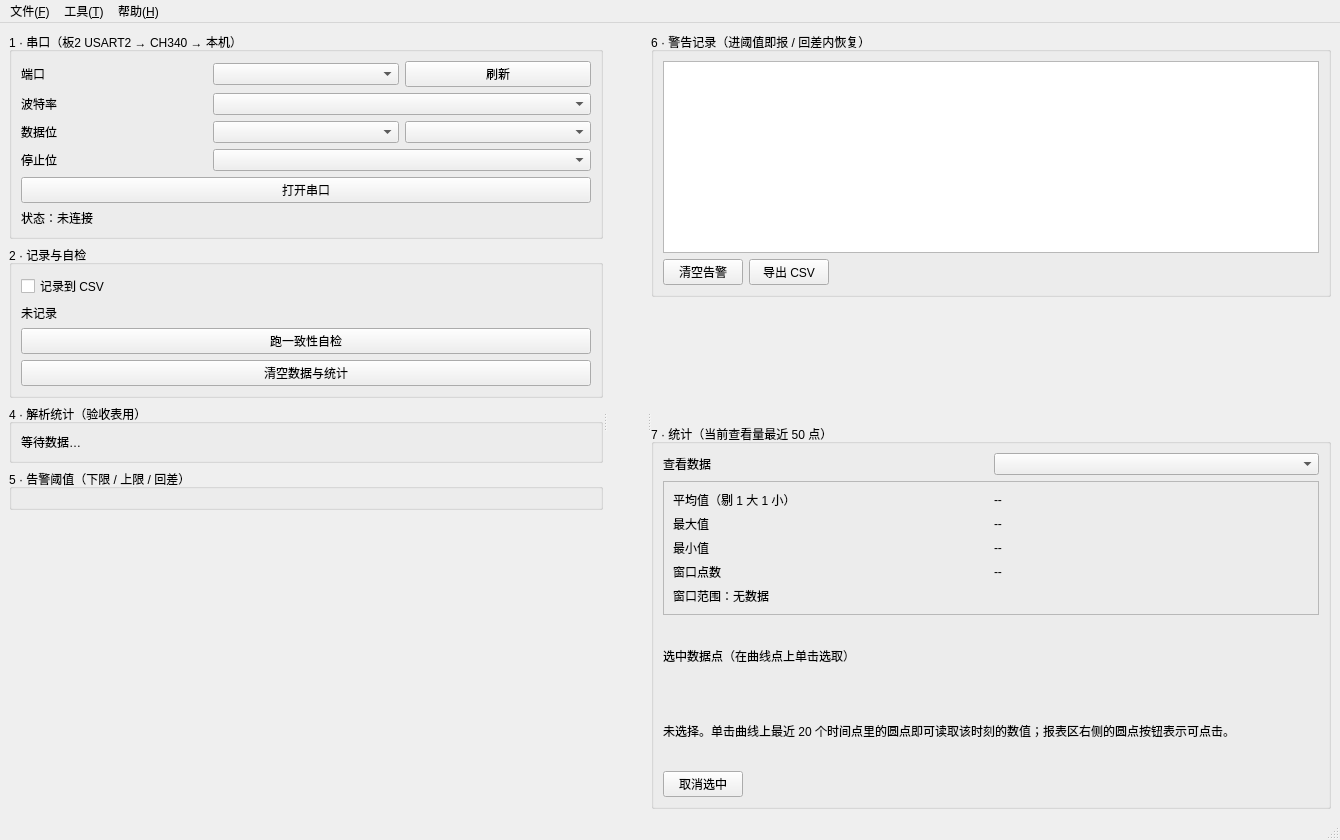
<?xml version="1.0" encoding="UTF-8"?>
<ui version="4.0">
 <class>MainWindow</class>
 <widget class="QMainWindow" name="MainWindow">
  <property name="geometry">
   <rect>
    <x>0</x>
    <y>0</y>
    <width>1340</width>
    <height>840</height>
   </rect>
  </property>
  <property name="windowTitle">
   <string>环境监护系统 · 上位机（板1 → LoRa → 板2 → 串口 → 本机）</string>
  </property>
  <widget class="QWidget" name="centralwidget">
   <layout class="QHBoxLayout" name="horizontalLayoutMain">
    <item>
     <widget class="QSplitter" name="splitter">
      <property name="orientation">
       <enum>Qt::Orientation::Horizontal</enum>
      </property>
      <widget class="QWidget" name="leftPanel">
       <property name="minimumSize">
        <size>
         <width>300</width>
         <height>0</height>
        </size>
       </property>
       <layout class="QVBoxLayout" name="verticalLayoutLeft">
        <item>
         <widget class="QGroupBox" name="serialBox">
          <property name="title">
           <string>1 · 串口（板2 USART2 → CH340 → 本机）</string>
          </property>
          <layout class="QGridLayout" name="gridSerial">
           <item row="0" column="0">
            <widget class="QLabel" name="lblPort">
             <property name="text">
              <string>端口</string>
             </property>
            </widget>
           </item>
           <item row="0" column="1">
            <widget class="QComboBox" name="comboPort"/>
           </item>
           <item row="0" column="2">
            <widget class="QPushButton" name="btnRefreshPorts">
             <property name="text">
              <string>刷新</string>
             </property>
            </widget>
           </item>
           <item row="1" column="0">
            <widget class="QLabel" name="lblBaud">
             <property name="text">
              <string>波特率</string>
             </property>
            </widget>
           </item>
           <item row="1" column="1" colspan="2">
            <widget class="QComboBox" name="comboBaud"/>
           </item>
           <item row="2" column="0">
            <widget class="QLabel" name="lblDataBits">
             <property name="text">
              <string>数据位</string>
             </property>
            </widget>
           </item>
           <item row="2" column="1">
            <widget class="QComboBox" name="comboDataBits"/>
           </item>
           <item row="2" column="2">
            <widget class="QComboBox" name="comboParity"/>
           </item>
           <item row="3" column="0">
            <widget class="QLabel" name="lblStopBits">
             <property name="text">
              <string>停止位</string>
             </property>
            </widget>
           </item>
           <item row="3" column="1" colspan="2">
            <widget class="QComboBox" name="comboStopBits"/>
           </item>
           <item row="4" column="0" colspan="3">
            <widget class="QPushButton" name="btnOpenPort">
             <property name="text">
              <string>打开串口</string>
             </property>
            </widget>
           </item>
           <item row="5" column="0" colspan="3">
            <widget class="QLabel" name="lblSerialState">
             <property name="text">
              <string>状态：未连接</string>
             </property>
            </widget>
           </item>
          </layout>
         </widget>
        </item>
        <item>
         <widget class="QGroupBox" name="recordBox">
          <property name="title">
           <string>2 · 记录与自检</string>
          </property>
          <layout class="QVBoxLayout" name="verticalLayoutRecord">
           <item>
            <widget class="QCheckBox" name="chkCsv">
             <property name="text">
              <string>记录到 CSV</string>
             </property>
            </widget>
           </item>
           <item>
            <widget class="QLabel" name="lblCsvInfo">
             <property name="text">
              <string>未记录</string>
             </property>
             <property name="wordWrap">
              <bool>true</bool>
             </property>
            </widget>
           </item>
           <item>
            <widget class="QPushButton" name="btnSelfTest">
             <property name="text">
              <string>跑一致性自检</string>
             </property>
            </widget>
           </item>
           <item>
            <widget class="QPushButton" name="btnClearData">
             <property name="text">
              <string>清空数据与统计</string>
             </property>
            </widget>
           </item>
          </layout>
         </widget>
        </item>
        <item>
         <widget class="QGroupBox" name="statsBox">
          <property name="title">
           <string>4 · 解析统计（验收表用）</string>
          </property>
          <layout class="QVBoxLayout" name="verticalLayoutStats">
           <item>
            <widget class="QLabel" name="lblStats">
             <property name="text">
              <string>等待数据…</string>
             </property>
             <property name="wordWrap">
              <bool>true</bool>
             </property>
            </widget>
           </item>
          </layout>
         </widget>
        </item>
        <item>
         <widget class="QGroupBox" name="thresholdBox">
          <property name="title">
           <string>5 · 告警阈值（下限 / 上限 / 回差）</string>
          </property>
          <layout class="QVBoxLayout" name="verticalLayoutThreshold"/>
         </widget>
        </item>
        <item>
         <spacer name="verticalSpacerLeft">
          <property name="orientation">
           <enum>Qt::Orientation::Vertical</enum>
          </property>
          <property name="sizeHint" stdset="0">
           <size>
            <width>20</width>
            <height>10</height>
           </size>
          </property>
         </spacer>
        </item>
       </layout>
      </widget>
      <widget class="QWidget" name="centerPanel">
       <layout class="QVBoxLayout" name="verticalLayoutCenter">
        <item>
         <widget class="QWidget" name="cardsHolder" native="true">
          <layout class="QGridLayout" name="cardsGrid"/>
         </widget>
        </item>
        <item>
         <layout class="QHBoxLayout" name="curveCheckLayout"/>
        </item>
        <item>
         <widget class="QCustomPlot" name="plotEnv" native="true">
          <property name="sizePolicy">
           <sizepolicy hsizetype="Expanding" vsizetype="Expanding">
            <horstretch>0</horstretch>
            <verstretch>1</verstretch>
           </sizepolicy>
          </property>
         </widget>
        </item>
       </layout>
      </widget>
      <widget class="QWidget" name="rightPanel">
       <property name="minimumSize">
        <size>
         <width>340</width>
         <height>0</height>
        </size>
       </property>
       <layout class="QVBoxLayout" name="verticalLayoutRight">
        <item alignment="Qt::AlignmentFlag::AlignTop">
         <widget class="QGroupBox" name="alarmBox">
          <property name="title">
           <string>6 · 警告记录（进阈值即报 / 回差内恢复）</string>
          </property>
          <layout class="QVBoxLayout" name="verticalLayoutAlarm">
           <item>
            <widget class="QTableWidget" name="tblAlarm">
             <property name="minimumSize">
              <size>
               <width>0</width>
               <height>96</height>
              </size>
             </property>
             <property name="maximumSize">
              <size>
               <width>16777215</width>
               <height>210</height>
              </size>
             </property>
             <property name="sizePolicy">
              <sizepolicy hsizetype="Expanding" vsizetype="Preferred">
               <horstretch>0</horstretch>
               <verstretch>0</verstretch>
              </sizepolicy>
             </property>
             <property name="editTriggers">
              <set>QAbstractItemView::NoEditTriggers</set>
             </property>
             <property name="alternatingRowColors">
              <bool>true</bool>
             </property>
             <property name="selectionBehavior">
              <enum>QAbstractItemView::SelectRows</enum>
             </property>
            </widget>
           </item>
           <item>
            <layout class="QHBoxLayout" name="alarmButtonLayout">
             <item>
              <widget class="QPushButton" name="btnClearAlarm">
               <property name="text">
                <string>清空告警</string>
               </property>
              </widget>
             </item>
             <item>
              <widget class="QPushButton" name="btnExportCsv">
               <property name="text">
                <string>导出 CSV</string>
               </property>
              </widget>
             </item>
             <item>
              <spacer name="alarmButtonSpacer">
               <property name="orientation">
                <enum>Qt::Orientation::Horizontal</enum>
               </property>
               <property name="sizeHint" stdset="0">
                <size>
                 <width>8</width>
                 <height>8</height>
                </size>
               </property>
              </spacer>
             </item>
            </layout>
           </item>
          </layout>
         </widget>
        </item>
        <item>
         <widget class="QGroupBox" name="statBox">
          <property name="title">
           <string>7 · 统计（当前查看量最近 50 点）</string>
          </property>
          <layout class="QVBoxLayout" name="verticalLayoutStat">
           <item>
            <layout class="QHBoxLayout" name="statPickLayout">
             <item>
              <widget class="QLabel" name="lblStatSeries">
               <property name="text">
                <string>查看数据</string>
               </property>
              </widget>
             </item>
             <item>
              <widget class="QComboBox" name="comboStatSeries">
               <property name="toolTip">
                <string>选择要统计的物理量；默认跟随左侧曲线选中项。曲线区被点击的点也按这里的参数定位。</string>
               </property>
              </widget>
             </item>
            </layout>
           </item>
           <item>
            <widget class="QFrame" name="statValueFrame">
             <property name="frameShape">
              <enum>QFrame::Shape::StyledPanel</enum>
             </property>
             <property name="frameShadow">
              <enum>QFrame::Shadow::Raised</enum>
             </property>
             <layout class="QGridLayout" name="statValueGrid">
              <item row="0" column="0">
               <widget class="QLabel" name="lblStatAvgCap">
                <property name="text">
                 <string>平均值（剔 1 大 1 小）</string>
                </property>
                <property name="wordWrap">
                 <bool>true</bool>
                </property>
               </widget>
              </item>
              <item row="0" column="1">
               <widget class="QLabel" name="lblStatAvg">
                <property name="text">
                 <string>--</string>
                </property>
               </widget>
              </item>
              <item row="1" column="0">
               <widget class="QLabel" name="lblStatMaxCap">
                <property name="text">
                 <string>最大值</string>
                </property>
               </widget>
              </item>
              <item row="1" column="1">
               <widget class="QLabel" name="lblStatMax">
                <property name="text">
                 <string>--</string>
                </property>
               </widget>
              </item>
              <item row="2" column="0">
               <widget class="QLabel" name="lblStatMinCap">
                <property name="text">
                 <string>最小值</string>
                </property>
               </widget>
              </item>
              <item row="2" column="1">
               <widget class="QLabel" name="lblStatMin">
                <property name="text">
                 <string>--</string>
                </property>
               </widget>
              </item>
              <item row="3" column="0">
               <widget class="QLabel" name="lblStatCountCap">
                <property name="text">
                 <string>窗口点数</string>
                </property>
               </widget>
              </item>
              <item row="3" column="1">
               <widget class="QLabel" name="lblStatCount">
                <property name="text">
                 <string>--</string>
                </property>
               </widget>
              </item>
              <item row="4" column="0" colspan="2">
               <widget class="QLabel" name="lblStatRange">
                <property name="text">
                 <string>窗口范围：无数据</string>
                </property>
                <property name="wordWrap">
                 <bool>true</bool>
                </property>
               </widget>
              </item>
             </layout>
            </widget>
           </item>
           <item>
            <widget class="QLabel" name="lblSelTitle">
             <property name="text">
              <string>选中数据点（在曲线点上单击选取）</string>
             </property>
             <property name="wordWrap">
              <bool>true</bool>
             </property>
            </widget>
           </item>
           <item>
            <widget class="QLabel" name="lblSelPoint">
             <property name="text">
              <string>未选择。单击曲线上最近 20 个时间点里的圆点即可读取该时刻的数值；报表区右侧的圆点按钮表示可点击。</string>
             </property>
             <property name="wordWrap">
              <bool>true</bool>
             </property>
            </widget>
           </item>
           <item>
            <layout class="QHBoxLayout" name="statButtonLayout">
             <item>
              <widget class="QPushButton" name="btnSelClear">
               <property name="text">
                <string>取消选中</string>
               </property>
              </widget>
             </item>
             <item>
              <spacer name="statButtonSpacer">
               <property name="orientation">
                <enum>Qt::Orientation::Horizontal</enum>
               </property>
               <property name="sizeHint" stdset="0">
                <size>
                 <width>8</width>
                 <height>8</height>
                </size>
               </property>
              </spacer>
             </item>
            </layout>
           </item>
          </layout>
         </widget>
        </item>
       </layout>
      </widget>
     </widget>
    </item>
   </layout>
  </widget>
  <widget class="QMenuBar" name="menubar">
   <property name="geometry">
    <rect>
     <x>0</x>
     <y>0</y>
     <width>1340</width>
     <height>21</height>
    </rect>
   </property>
   <widget class="QMenu" name="menuFile">
    <property name="title">
     <string>文件(&amp;F)</string>
    </property>
    <addaction name="actStartCsv"/>
    <addaction name="actStopCsv"/>
    <addaction name="actExportCsv"/>
    <addaction name="separator"/>
    <addaction name="actQuit"/>
   </widget>
   <widget class="QMenu" name="menuTool">
    <property name="title">
     <string>工具(&amp;T)</string>
    </property>
    <addaction name="actSelfTest"/>
    <addaction name="actFeedDemo"/>
    <addaction name="actClear"/>
   </widget>
   <widget class="QMenu" name="menuHelp">
    <property name="title">
     <string>帮助(&amp;H)</string>
    </property>
    <addaction name="actProtocol"/>
    <addaction name="actAbout"/>
   </widget>
   <addaction name="menuFile"/>
   <addaction name="menuTool"/>
   <addaction name="menuHelp"/>
  </widget>
  <widget class="QStatusBar" name="statusbar"/>
  <action name="actStartCsv">
   <property name="text">
    <string>开始记录 CSV…</string>
   </property>
  </action>
  <action name="actStopCsv">
   <property name="text">
    <string>停止记录</string>
   </property>
  </action>
  <action name="actExportCsv">
   <property name="text">
    <string>导出当前数据为 CSV…</string>
   </property>
  </action>
  <action name="actQuit">
   <property name="text">
    <string>退出</string>
   </property>
  </action>
  <action name="actSelfTest">
   <property name="text">
    <string>一致性自检（内置 8 用例）</string>
   </property>
  </action>
  <action name="actFeedDemo">
   <property name="text">
    <string>灌入一帧演示数据</string>
   </property>
  </action>
  <action name="actClear">
   <property name="text">
    <string>清空数据与统计</string>
   </property>
  </action>
  <action name="actProtocol">
   <property name="text">
    <string>协议速查（20 字节帧）</string>
   </property>
  </action>
  <action name="actAbout">
   <property name="text">
    <string>关于</string>
   </property>
  </action>
 </widget>
 <customwidgets>
  <customwidget>
   <class>QCustomPlot</class>
   <extends>QWidget</extends>
   <header>qcustomplot.h</header>
   <container>1</container>
  </customwidget>
 </customwidgets>
 <resources/>
 <connections/>
</ui>
